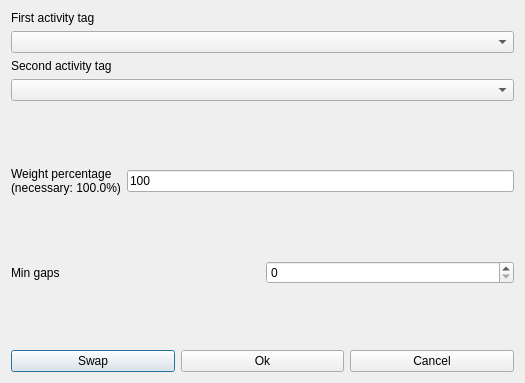
<?xml version="1.0" encoding="UTF-8"?>
<ui version="4.0">
 <class>ModifyConstraintTeachersMinGapsBetweenOrderedPairOfActivityTagsForm_template</class>
 <widget class="QDialog" name="ModifyConstraintTeachersMinGapsBetweenOrderedPairOfActivityTagsForm_template">
  <property name="geometry">
   <rect>
    <x>0</x>
    <y>0</y>
    <width>525</width>
    <height>383</height>
   </rect>
  </property>
  <property name="windowTitle">
   <string extracomment="This is the title of the dialog to modify a constraint of this type">Modify teachers min gaps between ordered pair of activity tags</string>
  </property>
  <layout class="QVBoxLayout" name="verticalLayout_2">
   <item>
    <layout class="QVBoxLayout" name="verticalLayout">
     <item>
      <widget class="QLabel" name="firstActivityTagTextLabel">
       <property name="frameShape">
        <enum>QFrame::NoFrame</enum>
       </property>
       <property name="frameShadow">
        <enum>QFrame::Plain</enum>
       </property>
       <property name="text">
        <string>First activity tag</string>
       </property>
       <property name="wordWrap">
        <bool>false</bool>
       </property>
      </widget>
     </item>
     <item>
      <widget class="QComboBox" name="firstActivityTagComboBox">
       <property name="editable">
        <bool>false</bool>
       </property>
       <property name="insertPolicy">
        <enum>QComboBox::NoInsert</enum>
       </property>
       <property name="duplicatesEnabled">
        <bool>false</bool>
       </property>
      </widget>
     </item>
     <item>
      <widget class="QLabel" name="secondActivityTagTextLabel">
       <property name="frameShape">
        <enum>QFrame::NoFrame</enum>
       </property>
       <property name="frameShadow">
        <enum>QFrame::Plain</enum>
       </property>
       <property name="text">
        <string>Second activity tag</string>
       </property>
       <property name="wordWrap">
        <bool>false</bool>
       </property>
      </widget>
     </item>
     <item>
      <widget class="QComboBox" name="secondActivityTagComboBox">
       <property name="editable">
        <bool>false</bool>
       </property>
       <property name="insertPolicy">
        <enum>QComboBox::NoInsert</enum>
       </property>
       <property name="duplicatesEnabled">
        <bool>false</bool>
       </property>
      </widget>
     </item>
    </layout>
   </item>
   <item>
    <spacer name="spacer6">
     <property name="orientation">
      <enum>Qt::Vertical</enum>
     </property>
     <property name="sizeType">
      <enum>QSizePolicy::Expanding</enum>
     </property>
     <property name="sizeHint" stdset="0">
      <size>
       <width>20</width>
       <height>20</height>
      </size>
     </property>
    </spacer>
   </item>
   <item>
    <layout class="QHBoxLayout" name="horizontalLayout_2">
     <item>
      <widget class="QLabel" name="weightTextLabel">
       <property name="frameShape">
        <enum>QFrame::NoFrame</enum>
       </property>
       <property name="frameShadow">
        <enum>QFrame::Plain</enum>
       </property>
       <property name="text">
        <string>Weight percentage
(necessary: 100.0%)</string>
       </property>
       <property name="wordWrap">
        <bool>false</bool>
       </property>
      </widget>
     </item>
     <item>
      <widget class="QLineEdit" name="weightLineEdit">
       <property name="text">
        <string notr="true">100</string>
       </property>
      </widget>
     </item>
    </layout>
   </item>
   <item>
    <spacer name="verticalSpacer">
     <property name="orientation">
      <enum>Qt::Vertical</enum>
     </property>
     <property name="sizeHint" stdset="0">
      <size>
       <width>20</width>
       <height>25</height>
      </size>
     </property>
    </spacer>
   </item>
   <item>
    <layout class="QHBoxLayout" name="horizontalLayout">
     <item>
      <widget class="QLabel" name="minGapsTextLabel">
       <property name="frameShape">
        <enum>QFrame::NoFrame</enum>
       </property>
       <property name="frameShadow">
        <enum>QFrame::Plain</enum>
       </property>
       <property name="text">
        <string>Min gaps</string>
       </property>
       <property name="wordWrap">
        <bool>false</bool>
       </property>
      </widget>
     </item>
     <item>
      <widget class="QSpinBox" name="minGapsSpinBox"/>
     </item>
    </layout>
   </item>
   <item>
    <spacer name="verticalSpacer_2">
     <property name="orientation">
      <enum>Qt::Vertical</enum>
     </property>
     <property name="sizeHint" stdset="0">
      <size>
       <width>20</width>
       <height>26</height>
      </size>
     </property>
    </spacer>
   </item>
   <item>
    <layout class="QHBoxLayout">
     <item>
      <widget class="QPushButton" name="swapPushButton">
       <property name="text">
        <string comment="Interchange (swap) the two selected activity tags in the dialog">Swap</string>
       </property>
      </widget>
     </item>
     <item>
      <widget class="QPushButton" name="okPushButton">
       <property name="text">
        <string>Ok</string>
       </property>
      </widget>
     </item>
     <item>
      <widget class="QPushButton" name="cancelPushButton">
       <property name="text">
        <string>Cancel</string>
       </property>
      </widget>
     </item>
    </layout>
   </item>
  </layout>
 </widget>
 <layoutdefault spacing="6" margin="11"/>
 <resources/>
 <connections/>
</ui>
